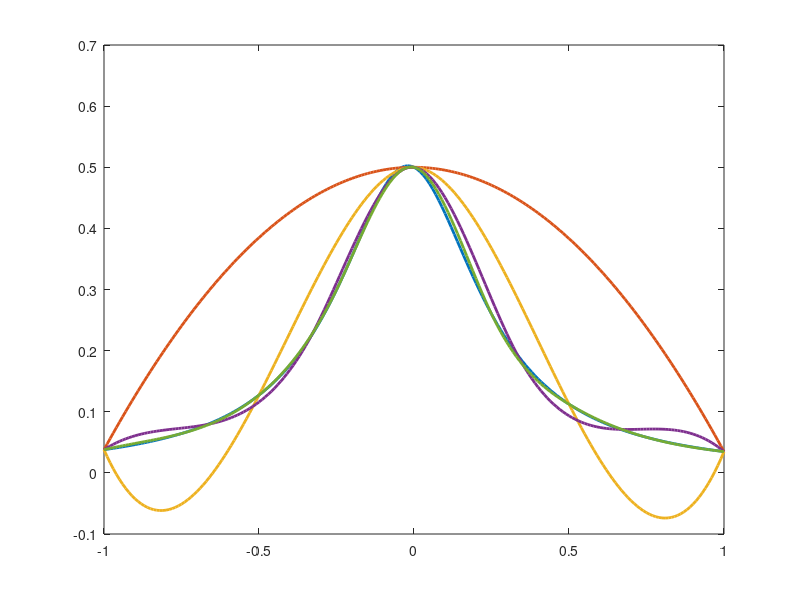

Write MATLAB code to recreate this figure. (Note: this script raises an error after producing the figure.)
%This script is used for generating my figure showed in Problem Set 3
%Problem 4
f_spline =@(x) 1 ./ (1+ exp(1).^x + 25* x.^2);
 
n = [3,5,7,9];
    
    xx = -1:0.01:1;
    figure,
    
    plot(xx, f_spline(xx), 'LineWidth',2), hold on
for i = 1:4
    xq = linspace(1,-1, n(i));
    pp = spline(xq,f_spline(xq));
    
    plot(xx, ppval(pp,xx),'LineWidth',2), hold on
    

    
   
end
    a = gca;
    a.FontSize = 16;
lgd = legend("Fun","n=3","n=5", "n=7", "n=9");
fontsize(lgd,16, 'points')

    








